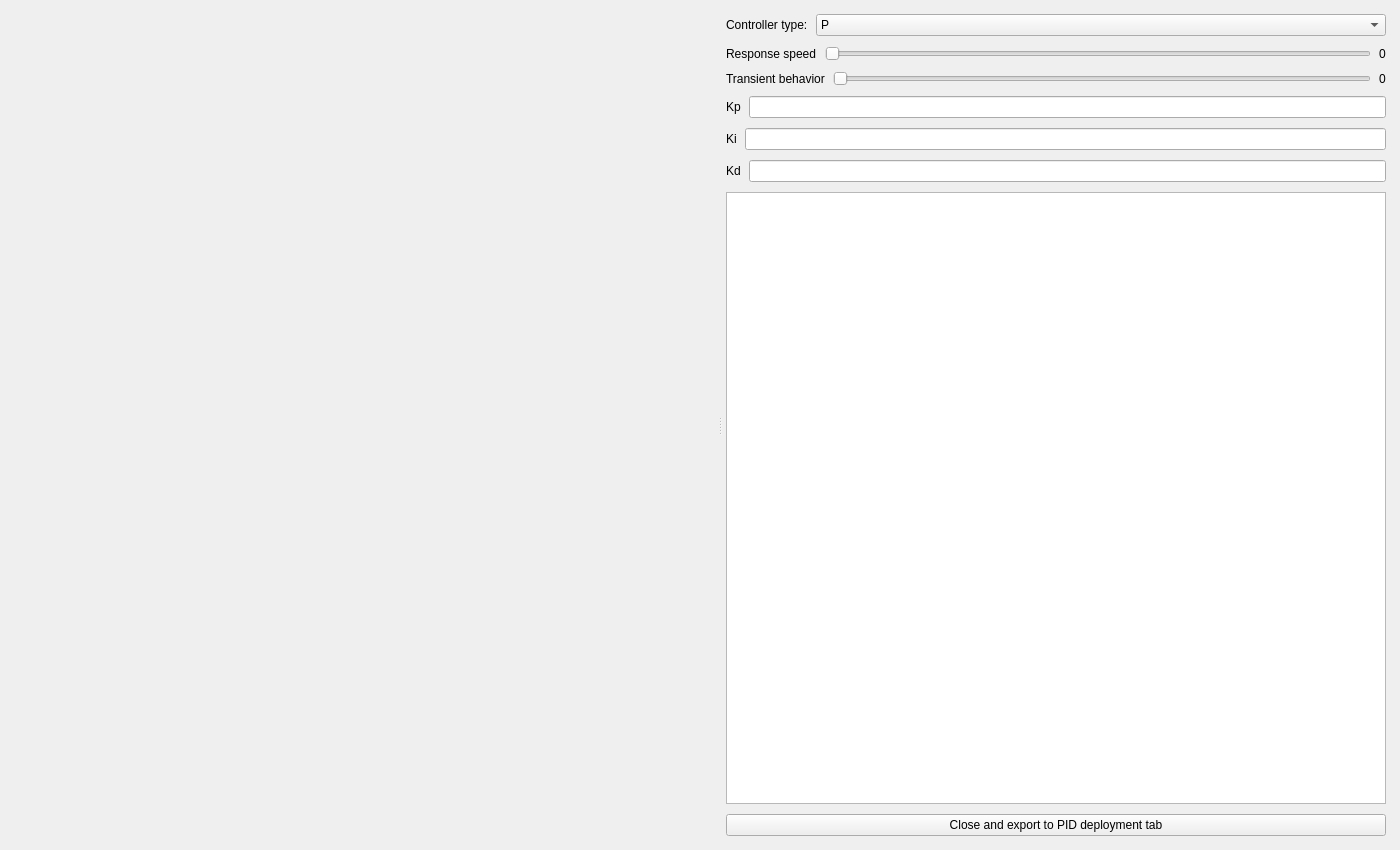
<?xml version='1.0' encoding='utf-8'?>
<ui version="4.0">
 <class>PIDTunerDialog</class>
 <widget class="QDialog" name="PIDTunerDialog">
  <property name="windowTitle">
   <string>PID Tuner (large)</string>
  </property>
  <property name="geometry">
   <rect>
    <x>0</x>
    <y>0</y>
    <width>1400</width>
    <height>850</height>
   </rect>
  </property>
  <property name="minimumSize">
   <size>
    <width>900</width>
    <height>600</height>
   </size>
  </property>
  <layout class="QVBoxLayout" name="layout_84">
   <property name="leftMargin">
    <number>10</number>
   </property>
   <property name="topMargin">
    <number>10</number>
   </property>
   <property name="rightMargin">
    <number>10</number>
   </property>
   <property name="bottomMargin">
    <number>10</number>
   </property>
   <property name="spacing">
    <number>8</number>
   </property>
   <item>
    <widget class="QSplitter" name="plot_splitter">
     <property name="orientation">
      <enum>Qt::Horizontal</enum>
     </property>
     <property name="childrenCollapsible">
      <bool>false</bool>
     </property>
     <widget class="QWidget" name="plot_panel">
      <layout class="QVBoxLayout" name="layout_85">
       <property name="leftMargin">
        <number>0</number>
       </property>
       <property name="topMargin">
        <number>0</number>
       </property>
       <property name="rightMargin">
        <number>0</number>
       </property>
       <property name="bottomMargin">
        <number>0</number>
       </property>
       <property name="spacing">
        <number>8</number>
       </property>
       <item>
        <widget class="PlotToolbar" name="toolbar">
         <property name="sizePolicy">
          <sizepolicy hsizetype="Expanding" vsizetype="Fixed">
           <horstretch>0</horstretch>
           <verstretch>0</verstretch>
          </sizepolicy>
         </property>
        </widget>
       </item>
       <item>
        <widget class="PlotCanvas" name="canvas">
         <property name="minimumSize">
          <size>
           <width>280</width>
           <height>300</height>
          </size>
         </property>
         <property name="sizePolicy">
          <sizepolicy hsizetype="Expanding" vsizetype="Expanding">
           <horstretch>0</horstretch>
           <verstretch>0</verstretch>
          </sizepolicy>
         </property>
        </widget>
       </item>
      </layout>
     </widget>
     <widget class="QScrollArea" name="plot_controls_scroll">
      <property name="widgetResizable">
       <bool>true</bool>
      </property>
      <property name="frameShape">
       <enum>QFrame::NoFrame</enum>
      </property>
      <widget class="QWidget" name="plot_controls">
       <layout class="QVBoxLayout" name="layout_86">
        <property name="leftMargin">
         <number>4</number>
        </property>
        <property name="topMargin">
         <number>4</number>
        </property>
        <property name="rightMargin">
         <number>4</number>
        </property>
        <property name="bottomMargin">
         <number>4</number>
        </property>
        <property name="spacing">
         <number>10</number>
        </property>
        <item>
         <layout class="QFormLayout" name="pid_tuner_form">
          <property name="leftMargin">
           <number>0</number>
          </property>
          <property name="topMargin">
           <number>0</number>
          </property>
          <property name="rightMargin">
           <number>0</number>
          </property>
          <property name="bottomMargin">
           <number>0</number>
          </property>
          <property name="spacing">
           <number>8</number>
          </property>
          <property name="fieldGrowthPolicy">
           <enum>QFormLayout::AllNonFixedFieldsGrow</enum>
          </property>
          <property name="rowWrapPolicy">
           <enum>QFormLayout::WrapLongRows</enum>
          </property>
          <item row="0" column="0" rowspan="1" colspan="1">
           <widget class="QLabel" name="controller_type_label">
            <property name="text">
             <string>Controller type:</string>
            </property>
            <property name="wordWrap">
             <bool>true</bool>
            </property>
           </widget>
          </item>
          <item row="0" column="1" rowspan="1" colspan="1">
           <widget class="QComboBox" name="controller_type_combo">
            <item>
             <property name="text">
              <string>P</string>
             </property>
            </item>
            <item>
             <property name="text">
              <string>PI</string>
             </property>
            </item>
            <item>
             <property name="text">
              <string>PD</string>
             </property>
            </item>
            <item>
             <property name="text">
              <string>PID</string>
             </property>
            </item>
           </widget>
          </item>
         </layout>
        </item>
        <item>
         <layout class="QHBoxLayout" name="layout_88">
          <property name="leftMargin">
           <number>0</number>
          </property>
          <property name="topMargin">
           <number>0</number>
          </property>
          <property name="rightMargin">
           <number>0</number>
          </property>
          <property name="bottomMargin">
           <number>0</number>
          </property>
          <property name="spacing">
           <number>8</number>
          </property>
          <item>
           <widget class="QLabel" name="speed_label">
            <property name="text">
             <string>Response speed</string>
            </property>
            <property name="wordWrap">
             <bool>true</bool>
            </property>
           </widget>
          </item>
          <item>
           <widget class="QSlider" name="speed_slider">
            <property name="orientation">
             <enum>Qt::Horizontal</enum>
            </property>
            <property name="maximum">
             <number>100</number>
            </property>
           </widget>
          </item>
          <item>
           <widget class="QLabel" name="speed_value_label">
            <property name="text">
             <string>0</string>
            </property>
            <property name="wordWrap">
             <bool>true</bool>
            </property>
           </widget>
          </item>
         </layout>
        </item>
        <item>
         <layout class="QHBoxLayout" name="layout_89">
          <property name="leftMargin">
           <number>0</number>
          </property>
          <property name="topMargin">
           <number>0</number>
          </property>
          <property name="rightMargin">
           <number>0</number>
          </property>
          <property name="bottomMargin">
           <number>0</number>
          </property>
          <property name="spacing">
           <number>8</number>
          </property>
          <item>
           <widget class="QLabel" name="damping_label">
            <property name="text">
             <string>Transient behavior</string>
            </property>
            <property name="wordWrap">
             <bool>true</bool>
            </property>
           </widget>
          </item>
          <item>
           <widget class="QSlider" name="damping_slider">
            <property name="orientation">
             <enum>Qt::Horizontal</enum>
            </property>
            <property name="maximum">
             <number>100</number>
            </property>
           </widget>
          </item>
          <item>
           <widget class="QLabel" name="damping_value_label">
            <property name="text">
             <string>0</string>
            </property>
            <property name="wordWrap">
             <bool>true</bool>
            </property>
           </widget>
          </item>
         </layout>
        </item>
        <item>
         <layout class="QHBoxLayout" name="layout_90">
          <property name="leftMargin">
           <number>0</number>
          </property>
          <property name="topMargin">
           <number>0</number>
          </property>
          <property name="rightMargin">
           <number>0</number>
          </property>
          <property name="bottomMargin">
           <number>0</number>
          </property>
          <property name="spacing">
           <number>8</number>
          </property>
          <item>
           <widget class="QLabel" name="kp_label">
            <property name="text">
             <string>Kp</string>
            </property>
            <property name="wordWrap">
             <bool>true</bool>
            </property>
           </widget>
          </item>
          <item>
           <widget class="QLineEdit" name="kp_edit">
            <property name="minimumSize">
             <size>
              <width>40</width>
              <height>0</height>
             </size>
            </property>
            <property name="sizePolicy">
             <sizepolicy hsizetype="Expanding" vsizetype="Fixed">
              <horstretch>0</horstretch>
              <verstretch>0</verstretch>
             </sizepolicy>
            </property>
            <property name="readOnly">
             <bool>true</bool>
            </property>
           </widget>
          </item>
         </layout>
        </item>
        <item>
         <layout class="QHBoxLayout" name="layout_91">
          <property name="leftMargin">
           <number>0</number>
          </property>
          <property name="topMargin">
           <number>0</number>
          </property>
          <property name="rightMargin">
           <number>0</number>
          </property>
          <property name="bottomMargin">
           <number>0</number>
          </property>
          <property name="spacing">
           <number>8</number>
          </property>
          <item>
           <widget class="QLabel" name="ki_label">
            <property name="text">
             <string>Ki</string>
            </property>
            <property name="wordWrap">
             <bool>true</bool>
            </property>
           </widget>
          </item>
          <item>
           <widget class="QLineEdit" name="ki_edit">
            <property name="minimumSize">
             <size>
              <width>40</width>
              <height>0</height>
             </size>
            </property>
            <property name="sizePolicy">
             <sizepolicy hsizetype="Expanding" vsizetype="Fixed">
              <horstretch>0</horstretch>
              <verstretch>0</verstretch>
             </sizepolicy>
            </property>
            <property name="readOnly">
             <bool>true</bool>
            </property>
           </widget>
          </item>
         </layout>
        </item>
        <item>
         <layout class="QHBoxLayout" name="layout_92">
          <property name="leftMargin">
           <number>0</number>
          </property>
          <property name="topMargin">
           <number>0</number>
          </property>
          <property name="rightMargin">
           <number>0</number>
          </property>
          <property name="bottomMargin">
           <number>0</number>
          </property>
          <property name="spacing">
           <number>8</number>
          </property>
          <item>
           <widget class="QLabel" name="kd_label">
            <property name="text">
             <string>Kd</string>
            </property>
            <property name="wordWrap">
             <bool>true</bool>
            </property>
           </widget>
          </item>
          <item>
           <widget class="QLineEdit" name="kd_edit">
            <property name="minimumSize">
             <size>
              <width>40</width>
              <height>0</height>
             </size>
            </property>
            <property name="sizePolicy">
             <sizepolicy hsizetype="Expanding" vsizetype="Fixed">
              <horstretch>0</horstretch>
              <verstretch>0</verstretch>
             </sizepolicy>
            </property>
            <property name="readOnly">
             <bool>true</bool>
            </property>
           </widget>
          </item>
         </layout>
        </item>
        <item>
         <widget class="QTextEdit" name="info">
          <property name="readOnly">
           <bool>true</bool>
          </property>
          <property name="minimumSize">
           <size>
            <width>0</width>
            <height>210</height>
           </size>
          </property>
          <property name="sizePolicy">
           <sizepolicy hsizetype="Expanding" vsizetype="Expanding">
            <horstretch>0</horstretch>
            <verstretch>0</verstretch>
           </sizepolicy>
          </property>
         </widget>
        </item>
        <item>
         <widget class="QPushButton" name="export_btn">
          <property name="text">
           <string>Close and export to PID deployment tab</string>
          </property>
          <property name="enabled">
           <bool>true</bool>
          </property>
          <property name="autoDefault">
           <bool>false</bool>
          </property>
         </widget>
        </item>
        <property name="sizeConstraint">
         <enum>QLayout::SetMinimumSize</enum>
        </property>
       </layout>
      </widget>
      <property name="minimumSize">
       <size>
        <width>340</width>
        <height>0</height>
       </size>
      </property>
     </widget>
    </widget>
   </item>
  </layout>
 </widget>
 <customwidgets>
  <customwidget>
   <class>PlotCanvas</class>
   <extends>QWidget</extends>
   <header>ui_widgets</header>
  </customwidget>
  <customwidget>
   <class>PlotToolbar</class>
   <extends>QWidget</extends>
   <header>ui_widgets</header>
  </customwidget>
 </customwidgets>
 <resources />
 <connections />
</ui>
